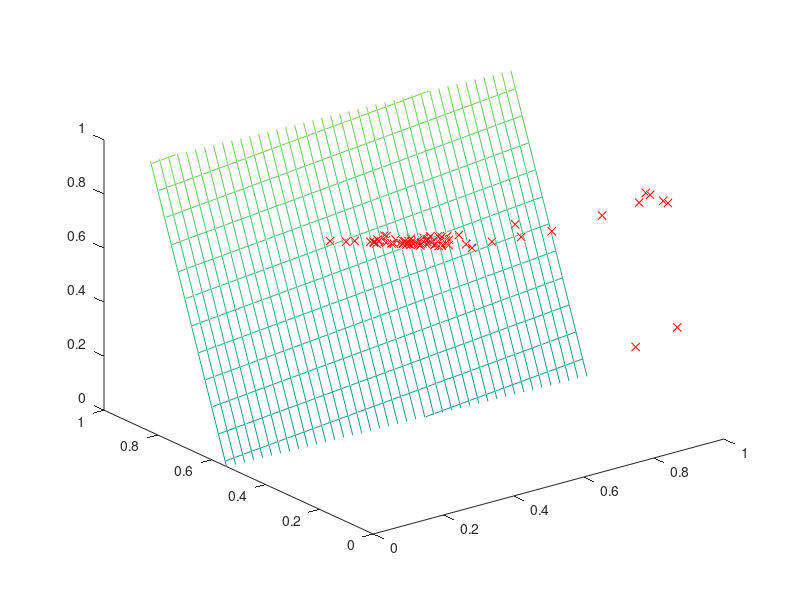

Write MATLAB code to recreate this figure.
hold off;
x0p = [0.43396228551864624 0.5277777910232544 1.0 0.6132075786590576 0.375 0.4125000238418579 0.5333333015441895 0.3571428656578064 0.25641024112701416 0.594059407711029 0.9677419662475586 ];
x0n = [0.3999999761581421 0.4285714030265808 0.37931036949157715 0.29032260179519653 0.3888888955116272 0.42105263471603394 0.3500000238418579 0.3928571343421936 0.949999988079071 0.42105263471603394 0.4444444179534912 0.33628320693969727 0.3500000238418579 0.442307710647583 0.4285714030265808 0.4583333134651184 0.36666667461395264 0.38596493005752563 0.36666667461395264 0.4333333373069763 0.43478262424468994 0.40625 0.42574256658554077 0.4285714030265808 0.375 0.42735040187835693 1.0 0.4285714030265808 0.3645319938659668 0.4444444179534912 0.604651153087616 1.0 0.4615384340286255 0.3965517282485962 0.41333335638046265 0.3214285969734192 0.3181818127632141 0.5333333015441895 0.3898305296897888 0.3999999761581421 0.31481480598449707 0.3827160596847534 0.3472222089767456 0.42307692766189575 0.4266666769981384 0.30000001192092896 0.3333333134651184 0.44615381956100464 1.0 0.45614033937454224 0.38461536169052124 0.42574256658554077 0.4642857313156128 0.3691275119781494 0.3684210777282715 1.0 0.4067796468734741 0.375 0.4313725233078003 0.3636363744735718 0.44680851697921753 0.39416056871414185 0.3396226167678833 0.5 0.375 0.42500001192092896 0.3863636255264282 0.41584157943725586 0.4384615421295166 0.24528300762176514 0.34020620584487915 0.38461536169052124 0.4750000238418579 0.3999999761581421 0.4736841917037964 0.3478260636329651 0.6818181872367859 1.0 0.2716049551963806 1.0 0.3191489577293396 0.6428571343421936 0.36206895112991333 0.3478260636329651 0.47692304849624634 0.4516128897666931 0.8333333134651184 0.3928571343421936 0.375 ];
x1p = [0.9090908765792847 0.9210526347160339 1.0 0.9146341681480408 1.0 0.9220778942108154 1.0 1.0 0.9166666865348816 1.0 0.890625 ];
x1n = [0.3809523582458496 0.9142857193946838 0.37662339210510254 0.4470587968826294 0.3636363744735718 0.3199999928474426 0.37931036949157715 0.34285712242126465 0.25 0.3055555820465088 0.3663366436958313 0.422535240650177 0.3835616707801819 0.29629629850387573 0.3548387289047241 0.3563218116760254 0.3684210777282715 0.3717948794364929 0.4285714030265808 0.3142856955528259 0.31111109256744385 0.3636363744735718 0.36764705181121826 0.3374999761581421 0.37362635135650635 0.3027523159980774 0.2083333134651184 0.3205128312110901 0.3650793433189392 0.30000001192092896 0.238095223903656 0.22580647468566895 0.3472222089767456 0.3392857313156128 0.3333333134651184 0.4166666865348816 0.4117646813392639 0.253731369972229 0.3333333134651184 0.3399999737739563 0.42105263471603394 0.3809523582458496 0.38461536169052124 0.3058823347091675 0.37037038803100586 0.9428571462631226 0.41333335638046265 0.3235294222831726 0.17365270853042603 0.3243243098258972 0.35172414779663086 0.3650793433189392 0.3235294222831726 0.3979591727256775 0.3571428656578064 0.2745097875595093 0.3333333134651184 0.36000001430511475 0.33707863092422485 0.43283581733703613 0.3103448152542114 0.36000001430511475 0.395061731338501 0.3333333134651184 0.3571428656578064 0.3529411554336548 0.38461536169052124 0.31481480598449707 0.3235294222831726 0.48000001907348633 0.3999999761581421 0.3733333349227905 0.3442623019218445 0.33944952487945557 0.25 0.40707963705062866 0.2250000238418579 0.29032260179519653 0.45454543828964233 0.328125 0.40322577953338623 0.3103448152542114 0.37254899740219116 0.38596493005752563 0.2765957713127136 0.33898305892944336 0.23529410362243652 0.34666669368743896 0.3500000238418579 ];
x2p = [0.32608693838119507 0.6363636255264282 0.32608693838119507 0.32608693838119507 0.3333333134651184 0.2368420958518982 0.2368420958518982 0.6363636255264282 0.6363636255264282 0.32608693838119507 0.32608693838119507 ];
x2n = [0.7777777910232544 0.7777777910232544 0.7777777910232544 0.7777777910232544 0.7777777910232544 0.7777777910232544 0.7777777910232544 0.7777777910232544 0.7777777910232544 0.7777777910232544 0.7777777910232544 0.7777777910232544 0.7777777910232544 0.7777777910232544 0.7777777910232544 0.7777777910232544 0.7777777910232544 0.7777777910232544 0.7777777910232544 0.7777777910232544 0.7777777910232544 0.7777777910232544 0.7777777910232544 0.7777777910232544 0.7777777910232544 0.7777777910232544 0.7777777910232544 0.7777777910232544 0.7777777910232544 0.7777777910232544 0.7777777910232544 0.7777777910232544 0.7777777910232544 0.7777777910232544 0.7777777910232544 0.7777777910232544 0.7777777910232544 0.7777777910232544 0.7777777910232544 0.7777777910232544 0.7777777910232544 0.7777777910232544 0.7777777910232544 0.7777777910232544 0.7777777910232544 0.7777777910232544 0.7777777910232544 0.7777777910232544 0.3333333134651184 0.7777777910232544 0.7777777910232544 0.7777777910232544 0.7777777910232544 0.7777777910232544 0.7777777910232544 0.7777777910232544 0.7777777910232544 0.7777777910232544 0.7777777910232544 0.7777777910232544 0.7777777910232544 0.7777777910232544 0.7777777910232544 0.7777777910232544 0.7777777910232544 0.7777777910232544 0.7777777910232544 0.7777777910232544 0.7777777910232544 0.7777777910232544 0.7777777910232544 0.7777777910232544 0.7777777910232544 0.7777777910232544 0.7777777910232544 0.7777777910232544 0.7777777910232544 0.7777777910232544 0.7777777910232544 0.1904761791229248 0.7777777910232544 0.7777777910232544 0.7777777910232544 0.7777777910232544 0.7777777910232544 0.7777777910232544 0.7777777910232544 0.7777777910232544 0.7777777910232544 ];
w0 = 0.12383014770614542;
w1 = 3.4723277758762707;
w2 = -0.9803372328953542;
if w2 == 0
w2 = w1;
w1 = 0;
q = -(-1.892042769363865)/w2;
xT = x2;
x2 = x1;
x1 = xT;
else
q = -(-1.892042769363865)/w2;
end
plot3(x0p,x1p,x2p,'xb'); hold on; plot3(x0n,x1n,x2n,'xr');
x = [0:0.025:1];
[xx,yy] = meshgrid(x,x);
zz = -1 * w0/w2 * xx + -1 * w1/w2 * yy + q;
mesh(xx,yy,zz);
axis([0 1 0 1 0 1]);
